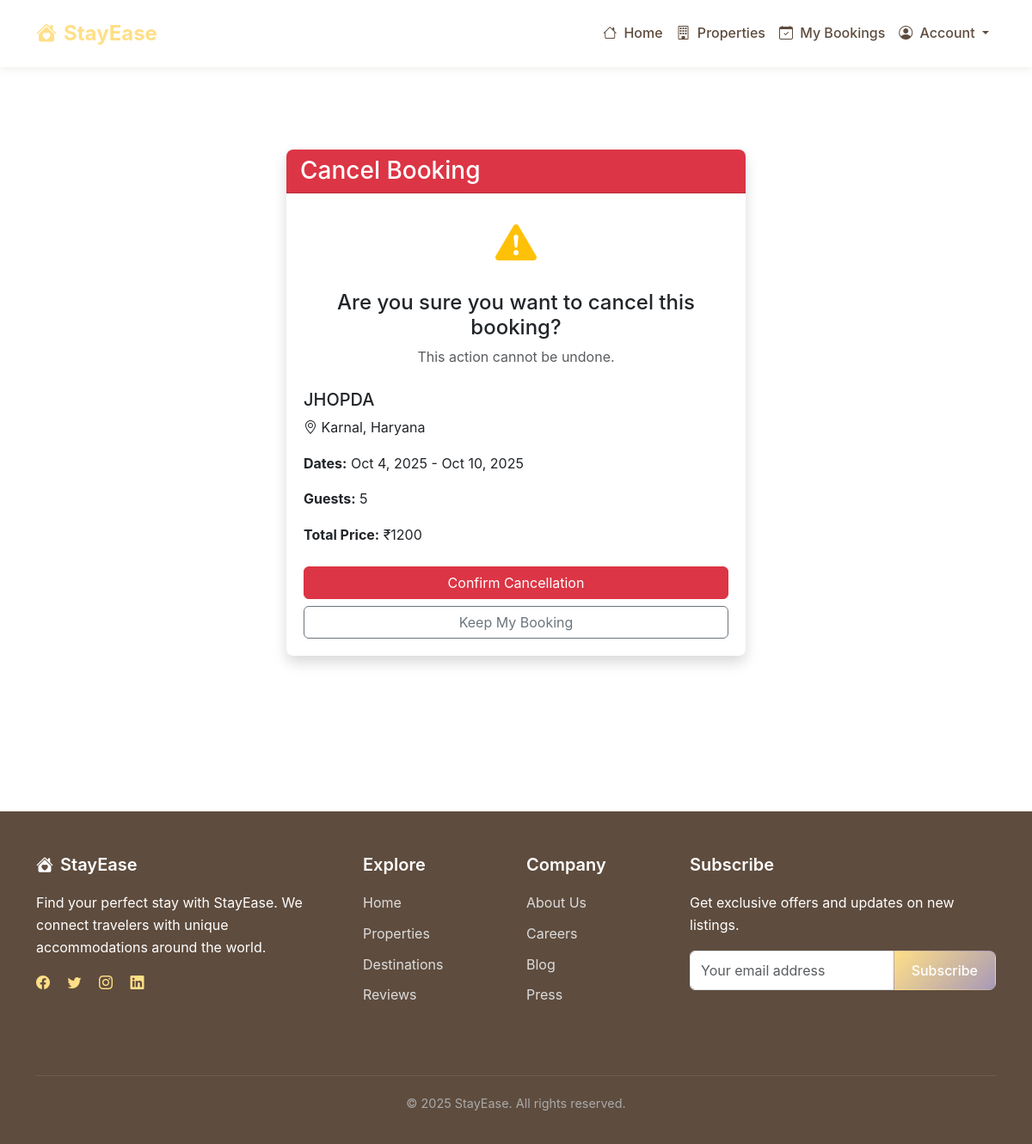
Page /booking/31/cancel/ (signed in) on the committed database.
### members/models.py (models this page shows, shortened)
class Booking(models.Model):
    user = models.ForeignKey(User, on_delete=models.CASCADE)
    listing = models.ForeignKey(Listing, on_delete=models.CASCADE)
    check_in = models.DateField(null=True, blank=True)
    check_out = models.DateField(null=True, blank=True)
    guests = models.IntegerField(null=True, blank=True)
    total_price = models.BigIntegerField(null=True, blank=True)
    status = models.CharField(max_length=50, null=True, blank=True)
    created_at = models.DateField(null=True, blank=True, default=timezone.now)
    class Meta:
        constraints = [
            models.UniqueConstraint(
                fields=['user', 'listing', 'check_in', 'check_out'],
                name='unique_booking_per_user_listing_dates'
            )
        ]

class Listing(models.Model):
    user = models.ForeignKey(User, on_delete=models.CASCADE)
    title = models.CharField(max_length=50, null=True, blank=True)
    description = models.CharField(max_length=50, null=True, blank=True)
    price = models.BigIntegerField(null=True, blank=True)
    address = models.CharField(max_length=50, null=True, blank=True)
    city = models.CharField(max_length=50, null=True, blank=True)
    state = models.CharField(max_length=50, null=True, blank=True)
    zipcode = models.BigIntegerField(null=True, blank=True)
    latitude = models.BigIntegerField(null=True, blank=True)
    longitude = models.BigIntegerField(null=True, blank=True)
    room_type = models.CharField(max_length=50, null=True, blank=True)
    available_from = models.DateField(null=True, blank=True)
    available_to = models.DateField(null=True, blank=True)
    status = models.CharField(max_length=50, null=True, blank=True)
    created_at = models.CharField(max_length=50, null=True, blank=True)

### members/views.py (the view, shortened to what this page needs)
# urls.py: path('booking/<int:booking_id>/cancel/', views.cancel_booking, name='cancel_booking'),
@login_required
def cancel_booking(request, booking_id):
    booking = get_object_or_404(Booking, id=booking_id, user=request.user)
    return render(request, "members/cancel_booking.html", {"booking": booking})

### members/templates/members/cancel_booking.html (shortened to what this page needs)
{% extends 'base.html' %}
{% load static %}
{% block content %}
<div class="container my-5">
    <div class="row">
        <div class="col-lg-6 mx-auto">
            <div class="card shadow">
                <div class="card-header bg-danger text-white">
                    <h3 class="mb-0">Cancel Booking</h3>
                </div>
                <div class="card-body">
                    <div class="text-center mb-4">
                        <i class="bi bi-exclamation-triangle-fill text-warning" style="font-size: 3rem;"></i>
                        <h4 class="mt-3">Are you sure you want to cancel this booking?</h4>
                        <p class="text-muted">This action cannot be undone.</p>
                    </div>
                    <div class="booking-details mb-4">
                        <h5>{{ booking.listing.title }}</h5>
                        <p><i class="bi bi-geo-alt"></i> {{ booking.listing.city }}, {{ booking.listing.state }}</p>
                        <p><strong>Dates:</strong> {{ booking.check_in|date:"M j, Y" }} - {{ booking.check_out|date:"M j, Y" }}</p>
                        <p><strong>Guests:</strong> {{ booking.guests }}</p>
                        <p><strong>Total Price:</strong> ₹{{ booking.total_price }}</p>
                    </div>
                    <form id="cancelBookingForm" method="post">
                        <div class="d-grid gap-2">
                            <button type="submit" class="btn btn-danger">Confirm Cancellation</button>
                            <a href="{% url 'my_bookings' %}" class="btn btn-outline-secondary">Keep My Booking</a>
                        </div>
                    </form>
                </div>
            </div>
        </div>
    </div>
</div>
{% endblock %}

### members/static/css/styles.css (style rules this page uses)
:root { --primary-color: #ffdf87; --secondary-color: #f08a5d; --dark-color: #5e4c3e; --light-color: #fff8e8; --success-color: #83b582; --warning-color: #f9c74f; --danger-color: #e07a5f; --box-shadow: 0 2px 10px rgba(94, 76, 62, 0.1); --transition: all 0.3s ease; --border-radius: 8px; --font-main: 'Circular', -apple-system, BlinkMacSystemFont, Roboto, 'Helvetica Neue', sans-serif; --zumper-teal: #b8d8ba; --zumper-purple: #a799b7; --zumper-pink: #f4978e; --zumper-yellow: #ffdf87; --zumper-green: #83b582; }
body { font-family: var(--font-main); color: var(--dark-color); line-height: 1.6; background-color: #fff; margin: 0; padding: 0; }
a { color: var(--primary-color); text-decoration: none; transition: var(--transition); }
:root { --zumper-primary: #5e4c3e; --zumper-secondary: #ffdf87; --zumper-accent: #f08a5d; --zumper-light-bg: #fff8e8; --zumper-text: #5e4c3e; --zumper-light-text: #8a7968; }
.card { border: none; border-radius: var(--border-radius); box-shadow: var(--box-shadow); transition: var(--transition); margin-bottom: 25px; overflow: hidden; }
.card-body { padding: 20px; }

### rows in the picture
Booking: listing "JHOPDA", listing.city "Karnal", listing.state "Haryana", check_in "Oct 4, 2025", check_out "Oct 10, 2025", guests "5", total_price "1200"
